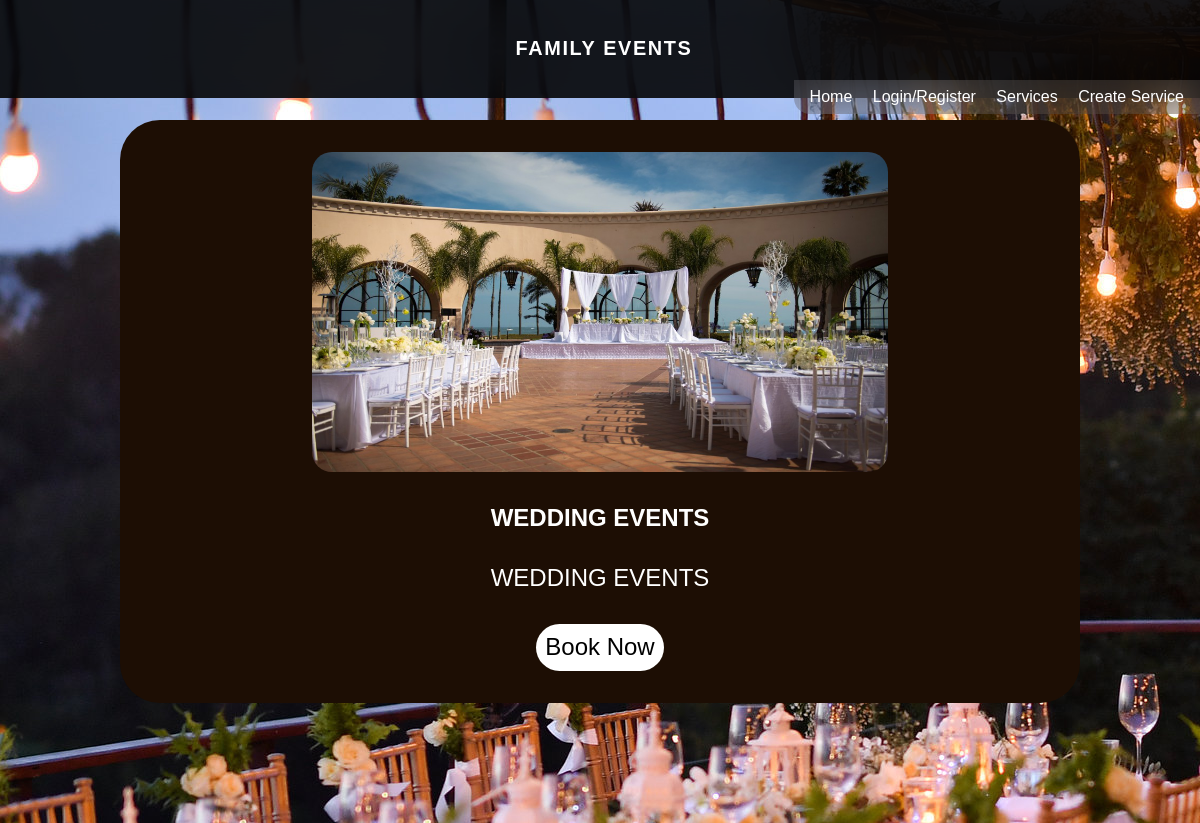
Page /services/ on the committed database.
### services/models.py (models this page shows)
class Services(models.Model):
    name=models.CharField(max_length=200)
    description=models.TextField()
    image=models.ImageField(upload_to='media/',null=True)

### services/views.py (the view)
# urls.py: path('services/',views.list_services,name='services'),
def list_services(request):
    service=Services.objects.all()
    is_authenticated = request.user.is_authenticated
    return render(request,'services/services.html',{'service':service,"is_authenticated":is_authenticated})

### templates/services/services.html (shortened to what this page needs)
<!DOCTYPE html>
<html lang="en">
<head>
    {% load static %}
    <title>Home</title><link rel="stylesheet" href="{% static 'css/styles.css' %}">
</head>
<body>
    <section class="nav-bar">
    <div class="logo">
        <h5>FAMILY EVENTS</h5>
    </div>
    </section>
    <section class="nav-bar-small" id="nav-bar-small">
       <div class="navs">
       <a href="{% url 'homepage' %}">Home</a>
       {% if is_authenticated %}
       <a href="{% url 'logout' %}">Logout</a>
       {% else %}
       <a href="{% url 'loginpage' %}">Login/Register</a>
       {% endif %}
       <a href="">Services</a>
       <a href="{% url 'createservice' %}">Create Service</a>
       </div>
    </section>
    <section class="services-body">
        {% for x in service %}
        <div class="services-box">
            <img src="{{ x.image.url }}" alt="" srcset="">
            <h4>{{ x.name }}</h4>
            <span>{{ x.description }}</span>
            <a href="{% url 'viewservice' x.id %}">Book Now</a>
            </div>
            {% endfor %}
</section>
</body>
</html>

### static/css/styles.css (style rules this page uses)
body,html { max-width: 100%; max-height: 100%; margin: 0; font-family: Arial, Helvetica, sans-serif; display: flex; flex-direction: column; }
.nav-bar { display: flex; justify-content: center; padding: 0.5vh; align-items: center; background-color: rgba(0, 0, 0, 0.877); backdrop-filter: blur(40px); color: white; position: fixed; width: 100%; z-index: 99; }
.logo { font-size: 3vh; letter-spacing: 0.2vh; }
.nav-bar-small { z-index: 99; width: 100%; display: flex; justify-content: end; position: fixed; top: 10vh; }
.navs { background-color: rgba(156, 156, 156, 0.178); backdrop-filter: blur(20px); padding: 1vh; border-bottom-left-radius: 2vh; }
.navs a { text-decoration: none; color: rgb(255, 255, 255); padding: 1vh; }
.services-body { max-width: 100%; height: auto; display: flex; flex-direction: column; align-items: center; background-image: url('images/topImage.jpg'); background-repeat: no-repeat; background-repeat: initial; }
.services-box { margin-top: 15vh; margin-bottom: 15vh; width: 80%; height: auto; border-radius: 5vh; background-color: rgb(29, 14, 4); display: flex; flex-direction: column; align-items: center; text-align: center; color: white; font-size: 3vh; }
.services-box img { margin-top: 4vh; height: 40vh; width: 60%; border-radius: 2.5vh; }
.services-box a { text-decoration: none; color: rgb(0, 0, 0); background-color: rgb(255, 255, 255); padding: 1.2vh; border-radius: 3vh; margin: 4vh; }

### templates/services/services.html (style rules this page uses)
body { background-image: url('../static/images/topImage.jpg'); }

### rows in the picture
Services: image (picture), name "WEDDING EVENTS", description "WEDDING EVENTS"
